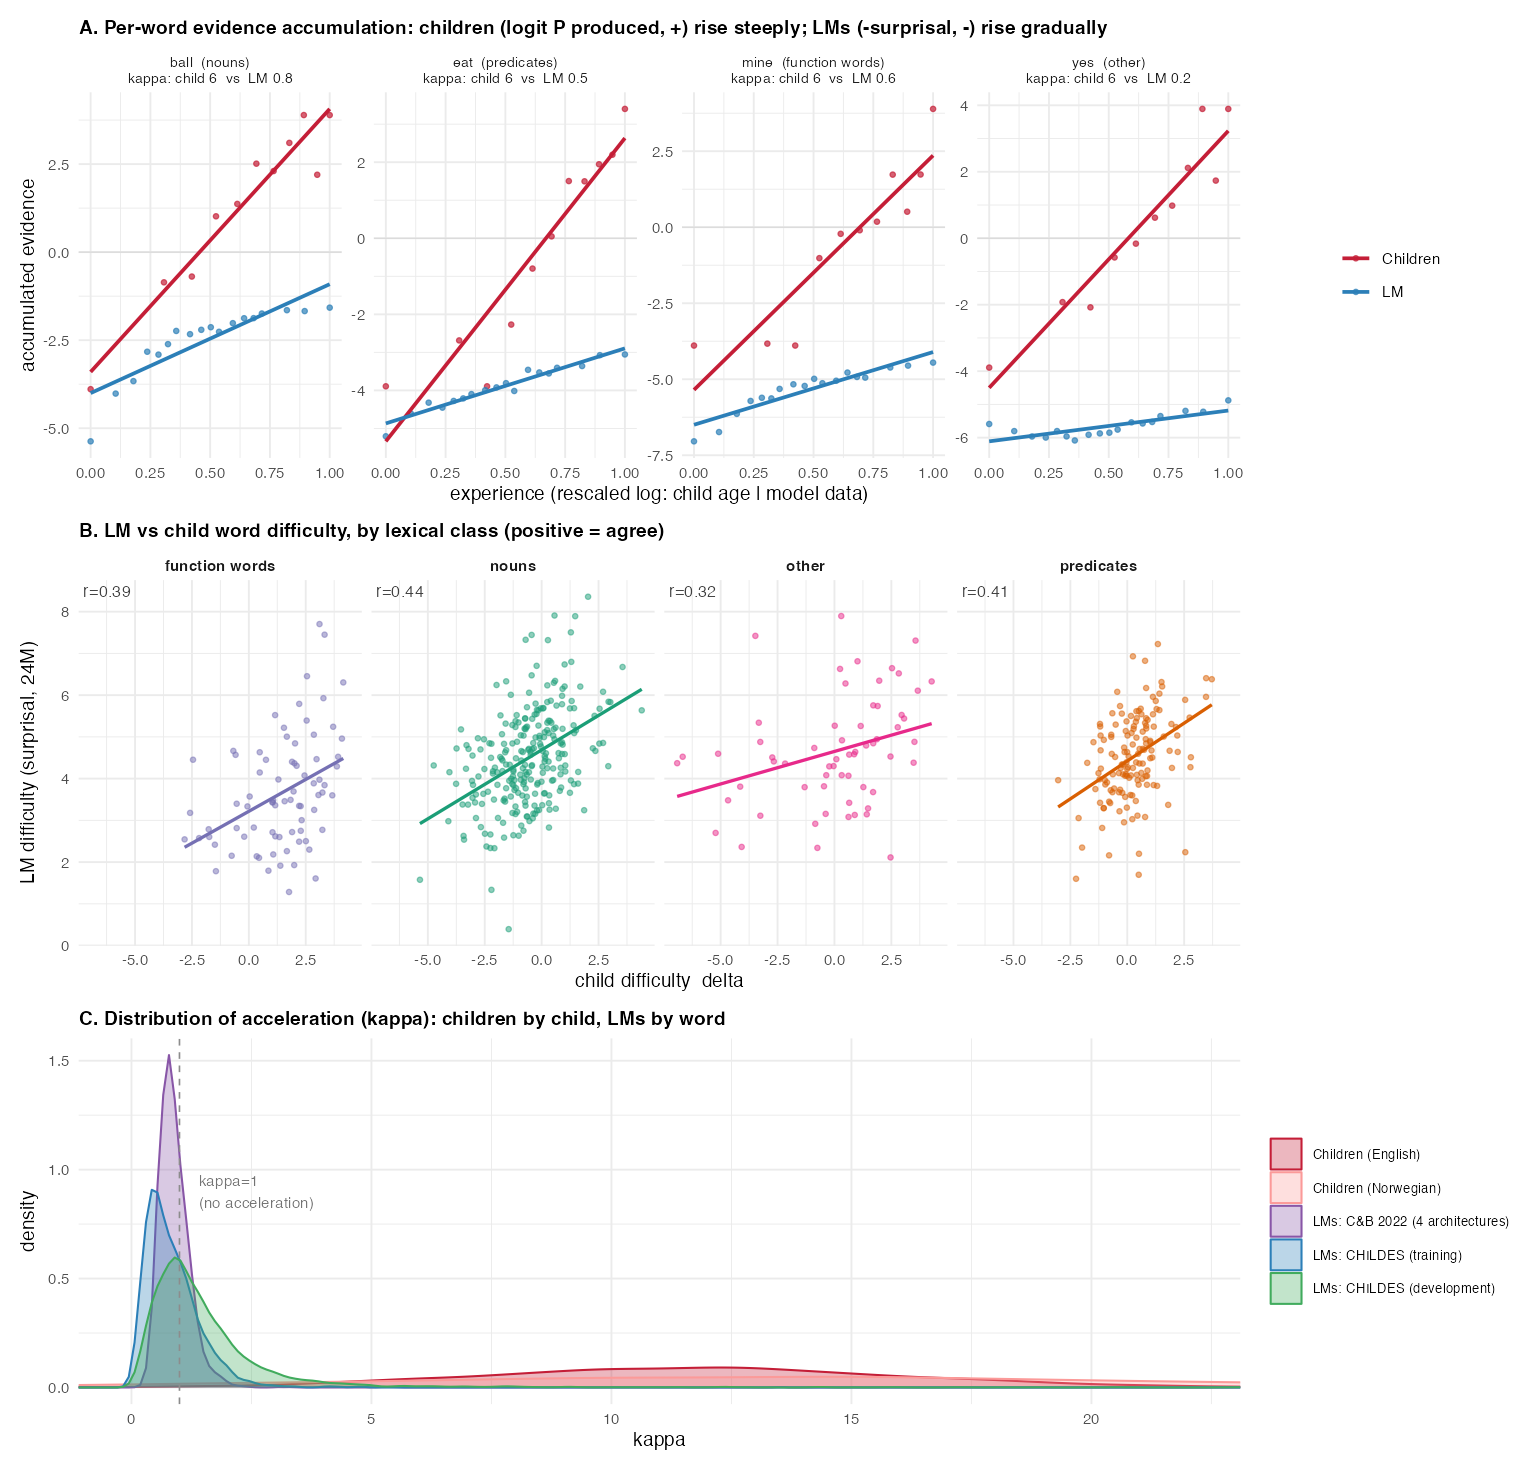

The R source for this figure:
#!/usr/bin/env Rscript
# CANDIDATE COMPOSITE FIGURE (standalone; .qmd untouched) for the LM section.
#  A: per-word acquisition curves, children vs LM, both rising (child steep, LM shallow+negative)
#  B: LM vs child word difficulty, by lexical class
#  C: the kappa density (current fig-llm-acceleration / Fig 3)
suppressPackageStartupMessages({library(dplyr);library(readr);library(ggplot2);library(tidyr);library(patchwork)})
ROOT <- "/Users/mcfrank/Projects/standard_model_2"; OUT <- file.path(ROOT,"studies/llm")
CHILD_RED <- "#c41e37"; LM_BLUE <- "#2c7fb8"

# ============ shared data ============
jjmap <- read_csv(file.path(ROOT,"fits/bayes_long/summaries/marchman_a3_m3_psi.csv"), show_col_types=FALSE) |>
  mutate(word=tolower(sub("^(id|ul):","",item))) |> select(jj, word, delta_j)
key <- read_csv(file.path(ROOT,"data/intermediates/cdi_master_item_key.csv"), show_col_types=FALSE) |>
  mutate(word=tolower(sub("^(id|ul):","",item))) |>
  transmute(word, lexical_class=lexical_category, logfreq=log10(prob)) |> distinct(word,.keep_all=TRUE)
lad <- read_csv(file.path(ROOT,"fits/llm/ladder_bestval_finer.csv"), show_col_types=FALSE) |>
  group_by(word, words) |> summarise(surp=mean(surprisal), .groups="drop") |> mutate(ln=log(words))

# ---------- Panel A ----------
b <- readRDS(file.path(ROOT,"fits/bayes_long/bundle_marchman_a3.rds")); sd <- b$stan_data
obs <- tibble(jj=sd$jj, y=sd$y, age=sd$admin_age[sd$aa])
cand <- obs |> group_by(jj) |> summarise(pmin=mean(y[age<=min(age)+3]), pmax=mean(y[age>=max(age)-3]), .groups="drop") |>
  inner_join(jjmap,by="jj") |> inner_join(key,by="word") |> filter(word %in% lad$word, pmax-pmin>0.35, pmax>0.6)
sel <- cand |> filter(lexical_class %in% c("nouns","predicates","function_words","other")) |>
  group_by(lexical_class) |> slice_max(pmax-pmin, n=1) |> ungroup()
r01 <- function(x)(x-min(x))/(max(x)-min(x)); rows<-list()
for(i in seq_len(nrow(sel))){ w<-sel$word[i]; jj<-sel$jj[i]
  ch <- obs |> filter(jj==!!jj) |> mutate(agb=round(age/2)*2) |> group_by(agb) |> summarise(p=mean(y),n=n(),.groups="drop") |>
    filter(n>=8) |> mutate(p=pmin(pmax(p,.02),.98), logit=log(p/(1-p)), ln=log(agb))
  kc<-coef(lm(logit~ln,ch))[2]; md<-lad |> filter(word==!!w) |> mutate(ev=-surp); km<-coef(lm(ev~ln,md))[2]
  rows[[i]] <- bind_rows(
    ch |> transmute(word=w, who="Children", x=r01(ln), evidence=logit),
    md |> transmute(word=w, who="LM", x=r01(ln), evidence=ev)) |>
    mutate(lab=sprintf("%s  (%s)\nkappa: child %.0f  vs  LM %.1f", w, sub("_"," ",sel$lexical_class[i]), kc, km)) }
dA <- bind_rows(rows)
pA <- ggplot(dA, aes(x, evidence, colour=who)) + geom_hline(yintercept=0, linewidth=.3, colour="grey85") +
  geom_point(size=1, alpha=.7) + geom_smooth(method="lm", se=FALSE, linewidth=.9) +
  facet_wrap(~lab, nrow=1, scales="free_y") +
  scale_colour_manual(values=c(Children=CHILD_RED, LM=LM_BLUE), name=NULL) +
  labs(subtitle="A. Per-word evidence accumulation: children (logit P produced, +) rise steeply; LMs (-surprisal, -) rise gradually",
       x="experience (rescaled log: child age | model data)", y="accumulated evidence") +
  theme_minimal(base_size=10) + theme(legend.position="right", strip.text=element_text(size=7.5),
    plot.subtitle=element_text(face="bold"))

# ---------- Panel B ----------
dB <- jjmap |> inner_join(lad |> group_by(word) |> summarise(final_surp=surp[which.max(ln)],.groups="drop"),by="word") |>
  inner_join(key,by="word") |> filter(lexical_class %in% c("nouns","predicates","function_words","other")) |>
  mutate(lexical_class=recode(lexical_class, function_words="function words"))
labB <- dB |> group_by(lexical_class) |> summarise(txt=sprintf("r=%.2f",cor(final_surp,delta_j)),.groups="drop")
palB <- c("nouns"="#1b9e77","predicates"="#d95f02","function words"="#7570b3","other"="#e7298a")
pB <- ggplot(dB, aes(delta_j, final_surp, colour=lexical_class)) +
  geom_point(alpha=.5,size=1) + geom_smooth(method="lm",se=FALSE,linewidth=.8) +
  geom_text(data=labB, aes(x=-Inf,y=Inf,label=txt), hjust=-0.1,vjust=1.4,size=3,colour="grey25",inherit.aes=FALSE) +
  facet_wrap(~lexical_class,nrow=1) + scale_colour_manual(values=palB,guide="none") +
  labs(subtitle="B. LM vs child word difficulty, by lexical class (positive = agree)",
       x="child difficulty  delta", y="LM difficulty (surprisal, 24M)") +
  theme_minimal(base_size=10) + theme(strip.text=element_text(size=8,face="bold"),
    plot.subtitle=element_text(face="bold"))

# ---------- Panel C: kappa density (current Fig 3) ----------
sl <- readRDS(file.path(ROOT,"paper/cache/fig6_llm_slopes.rds"))$slopes
pal <- c("Children (English)"="#c41e37","Children (Norwegian)"="#fb9a99",
  "LMs: C&B 2022 (4 architectures)"="#8856a7","LMs: CHILDES (training)"="#2c7fb8","LMs: CHILDES (development)"="#41ab5d")
pC <- ggplot(sl, aes(slope_natural, fill=group, colour=group)) + geom_density(alpha=.32, linewidth=.5) +
  geom_vline(xintercept=1, linetype="dashed", colour="grey55", linewidth=.4) +
  annotate("text", x=1.4, y=0.9, hjust=0, size=2.8, colour="grey45", label="kappa=1\n(no acceleration)") +
  scale_fill_manual(values=pal,name=NULL) + scale_colour_manual(values=pal,name=NULL) +
  coord_cartesian(xlim=c(0,22)) +
  labs(subtitle="C. Distribution of acceleration (kappa): children by child, LMs by word", x="kappa", y="density") +
  theme_minimal(base_size=10) + theme(legend.position="right", legend.text=element_text(size=7),
    plot.subtitle=element_text(face="bold"))

comp <- pA / pB / pC + plot_layout(heights=c(1,1,1))
ggsave(file.path(OUT,"fig_composite.png"), comp, width=11, height=10.5, dpi=140)
cat("wrote fig_composite.png\n")
